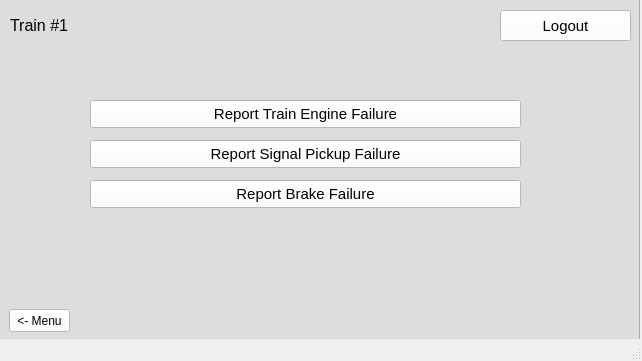
<?xml version="1.0" encoding="UTF-8"?>
<ui version="4.0">
 <class>MainWindow</class>
 <widget class="QMainWindow" name="MainWindow">
  <property name="geometry">
   <rect>
    <x>0</x>
    <y>0</y>
    <width>642</width>
    <height>361</height>
   </rect>
  </property>
  <property name="windowTitle">
   <string>MainWindow</string>
  </property>
  <property name="tabShape">
   <enum>QTabWidget::Rounded</enum>
  </property>
  <widget class="QWidget" name="centralwidget">
   <widget class="QPushButton" name="report_signal_button">
    <property name="geometry">
     <rect>
      <x>90</x>
      <y>140</y>
      <width>431</width>
      <height>28</height>
     </rect>
    </property>
    <property name="font">
     <font>
      <pointsize>11</pointsize>
     </font>
    </property>
    <property name="styleSheet">
     <string notr="true">background-color: rgb(255, 255, 255);</string>
    </property>
    <property name="text">
     <string>Report Signal Pickup Failure</string>
    </property>
    <property name="iconSize">
     <size>
      <width>20</width>
      <height>20</height>
     </size>
    </property>
   </widget>
   <widget class="QPushButton" name="report_brake_button">
    <property name="geometry">
     <rect>
      <x>90</x>
      <y>180</y>
      <width>431</width>
      <height>28</height>
     </rect>
    </property>
    <property name="font">
     <font>
      <pointsize>11</pointsize>
     </font>
    </property>
    <property name="styleSheet">
     <string notr="true">background-color: rgb(255, 255, 255);</string>
    </property>
    <property name="text">
     <string>Report Brake Failure</string>
    </property>
    <property name="iconSize">
     <size>
      <width>20</width>
      <height>20</height>
     </size>
    </property>
   </widget>
   <widget class="QPushButton" name="logout_button_report">
    <property name="geometry">
     <rect>
      <x>500</x>
      <y>10</y>
      <width>131</width>
      <height>31</height>
     </rect>
    </property>
    <property name="sizePolicy">
     <sizepolicy hsizetype="Minimum" vsizetype="Minimum">
      <horstretch>0</horstretch>
      <verstretch>0</verstretch>
     </sizepolicy>
    </property>
    <property name="minimumSize">
     <size>
      <width>0</width>
      <height>0</height>
     </size>
    </property>
    <property name="maximumSize">
     <size>
      <width>1347</width>
      <height>16777215</height>
     </size>
    </property>
    <property name="font">
     <font>
      <pointsize>11</pointsize>
     </font>
    </property>
    <property name="styleSheet">
     <string notr="true">background-color: rgb(255, 255, 255);</string>
    </property>
    <property name="text">
     <string>Logout</string>
    </property>
    <property name="iconSize">
     <size>
      <width>20</width>
      <height>20</height>
     </size>
    </property>
   </widget>
   <widget class="QLabel" name="label">
    <property name="geometry">
     <rect>
      <x>10</x>
      <y>10</y>
      <width>203</width>
      <height>31</height>
     </rect>
    </property>
    <property name="font">
     <font>
      <pointsize>12</pointsize>
     </font>
    </property>
    <property name="text">
     <string>Train #1</string>
    </property>
   </widget>
   <widget class="QPushButton" name="report_engine_button">
    <property name="geometry">
     <rect>
      <x>90</x>
      <y>100</y>
      <width>431</width>
      <height>28</height>
     </rect>
    </property>
    <property name="font">
     <font>
      <pointsize>11</pointsize>
     </font>
    </property>
    <property name="styleSheet">
     <string notr="true">background-color: rgb(255, 255, 255);</string>
    </property>
    <property name="text">
     <string>Report Train Engine Failure</string>
    </property>
    <property name="iconSize">
     <size>
      <width>20</width>
      <height>20</height>
     </size>
    </property>
   </widget>
   <widget class="QFrame" name="frame">
    <property name="geometry">
     <rect>
      <x>-1</x>
      <y>-1</y>
      <width>641</width>
      <height>341</height>
     </rect>
    </property>
    <property name="styleSheet">
     <string notr="true">background-color: rgb(221, 221, 221);
border-color: rgb(0, 0, 0);</string>
    </property>
    <property name="frameShape">
     <enum>QFrame::StyledPanel</enum>
    </property>
    <property name="frameShadow">
     <enum>QFrame::Raised</enum>
    </property>
    <widget class="QLabel" name="alert_sent1">
     <property name="geometry">
      <rect>
       <x>530</x>
       <y>110</y>
       <width>47</width>
       <height>13</height>
      </rect>
     </property>
     <property name="font">
      <font>
       <pointsize>10</pointsize>
      </font>
     </property>
     <property name="styleSheet">
      <string notr="true">color: rgb(221, 221, 221);</string>
     </property>
     <property name="text">
      <string>Sent!</string>
     </property>
    </widget>
    <widget class="QLabel" name="alert_sent2">
     <property name="geometry">
      <rect>
       <x>530</x>
       <y>150</y>
       <width>47</width>
       <height>13</height>
      </rect>
     </property>
     <property name="font">
      <font>
       <pointsize>10</pointsize>
      </font>
     </property>
     <property name="styleSheet">
      <string notr="true">color: rgb(221, 221, 221);</string>
     </property>
     <property name="text">
      <string>Sent!</string>
     </property>
    </widget>
    <widget class="QLabel" name="alert_sent3">
     <property name="geometry">
      <rect>
       <x>530</x>
       <y>190</y>
       <width>47</width>
       <height>13</height>
      </rect>
     </property>
     <property name="font">
      <font>
       <pointsize>10</pointsize>
      </font>
     </property>
     <property name="styleSheet">
      <string notr="true">color: rgb(221, 221, 221);</string>
     </property>
     <property name="text">
      <string>Sent!</string>
     </property>
    </widget>
    <widget class="QPushButton" name="pageRtoM_button">
     <property name="geometry">
      <rect>
       <x>10</x>
       <y>310</y>
       <width>61</width>
       <height>23</height>
      </rect>
     </property>
     <property name="styleSheet">
      <string notr="true">background-color: rgb(255, 255, 255);</string>
     </property>
     <property name="text">
      <string>&lt;- Menu</string>
     </property>
    </widget>
   </widget>
   <zorder>frame</zorder>
   <zorder>report_signal_button</zorder>
   <zorder>report_brake_button</zorder>
   <zorder>logout_button_report</zorder>
   <zorder>label</zorder>
   <zorder>report_engine_button</zorder>
  </widget>
  <widget class="QStatusBar" name="statusbar"/>
 </widget>
 <resources/>
 <connections/>
</ui>
